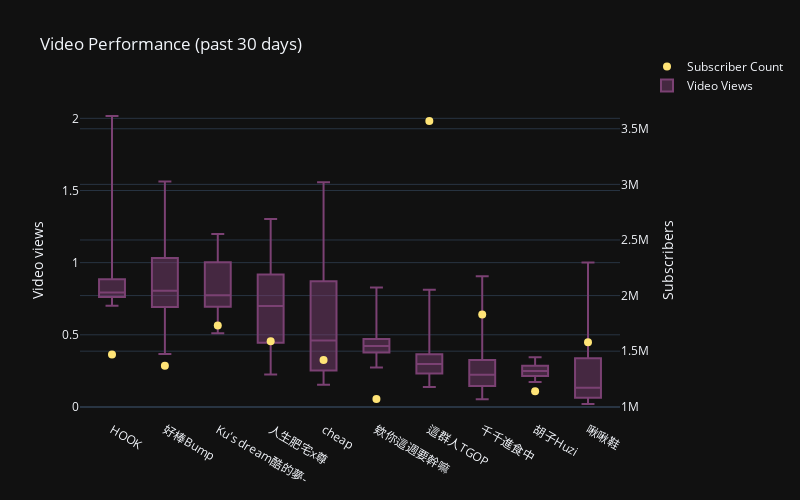

Notebook code for this chart:
### Code cell
trace1 = go.Scatter(x=video_ratio_top_10.index.tolist(),
                      y=video[video['name'].isin(video_ratio_top_10.index)].drop_duplicates(subset='name').set_index('name').reindex(video_ratio_top_10.index).sub_count.values,
                      name='Subscriber Count',
                      yaxis='y1',
                      mode='markers',
                      marker_color="#ffe476",
                      marker_size=8
                      )
# trace2 = go.Bar(x = video_ratio_top_10.index.tolist(),
#                      y=avg_video_view.reindex(video_ratio_top_10.index.tolist()),
#                      name='Average views',
#                      yaxis='y2',
#                      marker_color="#64656C",
#                      )
boxs = []
for name in video_ratio_top_10.index.tolist():
    boxs.append(go.Box(
                y=video[(video['video_type']=='video') & (video['name']==name)]['view_sub_ratio'],
                boxpoints=False,
                yaxis='y2',
                name=name,
                marker_color="#7B4173",
                showlegend=False,
                ))

dummy = go.Box(
    x=[None],
    y=[None],
    name="Video Views",
    marker_color="#7B4173"
)

data = [trace1,*boxs,dummy]
layout = go.Layout(title='Video Performance (past 30 days)',
                    yaxis=dict(title='Subscribers',
                               overlaying='y2',
                                side='right'),
                    yaxis2=dict(title='Video views',
                                ),
                    template="plotly_dark")
                    
fig = go.Figure(data=data,layout=layout,)

fig.update_layout(
    legend=dict(
    y=1.15,
    x=1.05),
    autosize=False,
    width=800,
    height=500
    )

fig.show()

### Figure 1 — Plotly figure (JSON) as saved in the notebook; plotly's stock layout.template omitted (floating-point values rounded to 4 significant figures)
{"data": [{"marker": {"color": "#ffe476", "size": 8}, "mode": "markers", "name": "Subscriber Count", "type": "scatter", "x": ["HOOK", "好棒Bump", "Ku's dream酷的夢-", "人生肥宅x尊", "cheap", "欸你這週要幹嘛", "這群人TGOP", "千千進食中", "胡子Huzi", "啾啾鞋"], "y": [1470000, 1370000, 1730000, 1590000, 1420000, 1070000, 3570000, 1830000, 1140000, 1580000], "yaxis": "y"}, {"boxpoints": false, "marker": {"color": "#7B4173"}, "name": "HOOK", "showlegend": false, "type": "box", "y": [0.9184, 0.7233, 0.7939, 0.7278, 0.7009, 0.9326, 0.8934, 0.7575, 0.7836, 0.8407, 0.7723, 0.8123, 0.7805, 0.8589, 2.016], "yaxis": "y2"}, {"boxpoints": false, "marker": {"color": "#7B4173"}, "name": "好棒Bump", "showlegend": false, "type": "box", "y": [0.7322, 0.3663, 0.9922, 0.9075, 0.9276, 0.6232, 0.7606, 0.7158, 0.994, 1.146, 1.562, 1.276, 0.6188, 0.7312, 1.261, 0.5594, 0.805], "yaxis": "y2"}, {"boxpoints": false, "marker": {"color": "#7B4173"}, "name": "Ku's dream酷的夢-", "showlegend": false, "type": "box", "y": [0.5914, 0.9998, 0.7172, 0.9524, 0.6914, 0.5295, 0.7025, 1.199, 0.7431, 0.8999, 1.09, 1.084, 0.7736, 1.004, 0.5102], "yaxis": "y2"}, {"boxpoints": false, "marker": {"color": "#7B4173"}, "name": "人生肥宅x尊", "showlegend": false, "type": "box", "y": [0.7116, 0.6789, 0.9149, 0.9115, 0.4451, 0.4132, 0.225, 0.4768, 0.4131, 0.6882, 0.4266, 1.302, 0.9172, 0.9096, 0.5537, 1.15, 1.048, 1.114], "yaxis": "y2"}, {"boxpoints": false, "marker": {"color": "#7B4173"}, "name": "cheap", "showlegend": false, "type": "box", "y": [0.6578, 0.3398, 0.1538, 0.2818, 0.858, 0.5103, 1.558, 0.5745, 0.4096, 1.044, 0.8855, 0.2017, 0.1724, 0.2225, 0.4088, 1.063], "yaxis": "y2"}, {"boxpoints": false, "marker": {"color": "#7B4173"}, "name": "欸你這週要幹嘛", "showlegend": false, "type": "box", "y": [0.6689, 0.8284, 0.3985, 0.2737, 0.4133, 0.3779, 0.4761, 0.4713, 0.4342, 0.3481, 0.3846, 0.4315, 0.3572, 0.4355], "yaxis": "y2"}, {"boxpoints": false, "marker": {"color": "#7B4173"}, "name": "這群人TGOP", "showlegend": false, "type": "box", "y": [0.245, 0.3035, 0.1381, 0.2412, 0.1809, 0.2028, 0.2611, 0.1665, 0.3806, 0.5337, 0.3529, 0.2972, 0.2719, 0.3597, 0.4851, 0.8119, 0.332], "yaxis": "y2"}, {"boxpoints": false, "marker": {"color": "#7B4173"}, "name": "千千進食中", "showlegend": false, "type": "box", "y": [0.1189, 0.1398, 0.05379, 0.1023, 0.2925, 0.2508, 0.3375, 0.366, 0.2038, 0.2232, 0.2655, 0.9061, 0.3469, 0.1609, 0.2103], "yaxis": "y2"}, {"boxpoints": false, "marker": {"color": "#7B4173"}, "name": "胡子Huzi", "showlegend": false, "type": "box", "y": [0.2131, 0.2102, 0.2653, 0.2525, 0.2199, 0.269, 0.2373, 0.2019, 0.2414, 0.338, 0.3439, 0.2494, 0.2919, 0.2933, 0.1728], "yaxis": "y2"}, {"boxpoints": false, "marker": {"color": "#7B4173"}, "name": "啾啾鞋", "showlegend": false, "type": "box", "y": [0.08817, 0.6787, 0.1392, 0.3383, 0.3262, 0.05926, 0.02056, 0.3015, 0.07278, 0.06376, 0.05558, 0.1256, 0.3829, 0.05645, 0.1582, 0.5969, 1.001, 0.08149], "yaxis": "y2"}, {"marker": {"color": "#7B4173"}, "name": "Video Views", "type": "box", "x": [null], "y": [null]}], "layout": {"autosize": false, "height": 500, "legend": {"x": 1.05, "y": 1.15}, "title": {"text": "Video Performance (past 30 days)"}, "width": 800, "yaxis": {"overlaying": "y2", "side": "right", "title": {"text": "Subscribers"}}, "yaxis2": {"title": {"text": "Video views"}}}}
